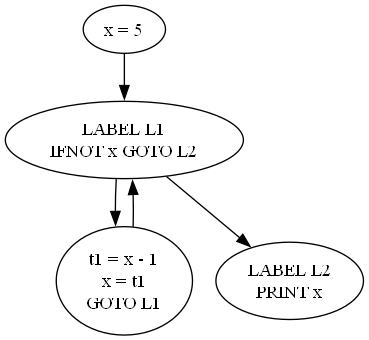

The script that saved this image:
# cfg.py

from ir import IRInstruction
from graphviz import Digraph
import subprocess


# ============================================================
# BASIC BLOCK
# ============================================================

class BasicBlock:

    def __init__(self, name):
        self.name = name
        self.instructions = []
        self.successors = []

    def add_instruction(self, instr):
        self.instructions.append(instr)

    def add_successor(self, block):
        if block not in self.successors:
            self.successors.append(block)

    def __str__(self):
        content = "\n".join(str(i) for i in self.instructions)
        return f"{self.name}:\n{content}"


# ============================================================
# CFG BUILDER
# ============================================================

class CFGBuilder:

    def __init__(self, instructions):
        self.instructions = instructions
        self.blocks = []
        self.label_map = {}

    def find_leaders(self):
        leaders = set()
        leaders.add(0)

        for i, instr in enumerate(self.instructions):

            if instr.op == "label":
                leaders.add(i)

            if instr.op in ("goto", "ifnot"):
                if i + 1 < len(self.instructions):
                    leaders.add(i + 1)

        return sorted(leaders)

    def build_blocks(self):

        leaders = self.find_leaders()
        leader_set = set(leaders)

        current_block = None
        block_count = 0

        for i, instr in enumerate(self.instructions):

            if i in leader_set:
                current_block = BasicBlock(f"B{block_count}")
                self.blocks.append(current_block)
                block_count += 1

            current_block.add_instruction(instr)

            if instr.op == "label":
                self.label_map[instr.result] = current_block

        return self.blocks

    def connect_blocks(self):

        for i, block in enumerate(self.blocks):

            if not block.instructions:
                continue

            last = block.instructions[-1]

            if last.op == "goto":
                target_block = self.label_map.get(last.result)
                if target_block:
                    block.add_successor(target_block)

            elif last.op == "ifnot":
                target_block = self.label_map.get(last.result)
                if target_block:
                    block.add_successor(target_block)

                if i + 1 < len(self.blocks):
                    block.add_successor(self.blocks[i + 1])

            else:
                if i + 1 < len(self.blocks):
                    block.add_successor(self.blocks[i + 1])

    def build(self):
        self.build_blocks()
        self.connect_blocks()
        return self.blocks


# ============================================================
# CFG VISUALIZER
# ============================================================

class CFGVisualizer:

    def __init__(self, blocks):
        self.blocks = blocks

    def render(self, filename="cfg"):

        dot = Digraph()

        for block in self.blocks:
            label = "\n".join(str(instr) for instr in block.instructions)
            dot.node(block.name, label)

        for block in self.blocks:
            for succ in block.successors:
                dot.edge(block.name, succ.name)

        dot_file = filename + ".dot"
        png_file = filename + ".png"

        dot.save(dot_file)

        dot_path = r"C:\Users\TEMP.WINSERVER.194\Desktop\windows_10_cmake_Release_Graphviz-14.1.2-win64\Graphviz-14.1.2-win64\bin\dot.exe"

        subprocess.run([dot_path, "-Tpng", dot_file, "-o", png_file], check=True)

        print(f"{png_file} generated successfully.")
